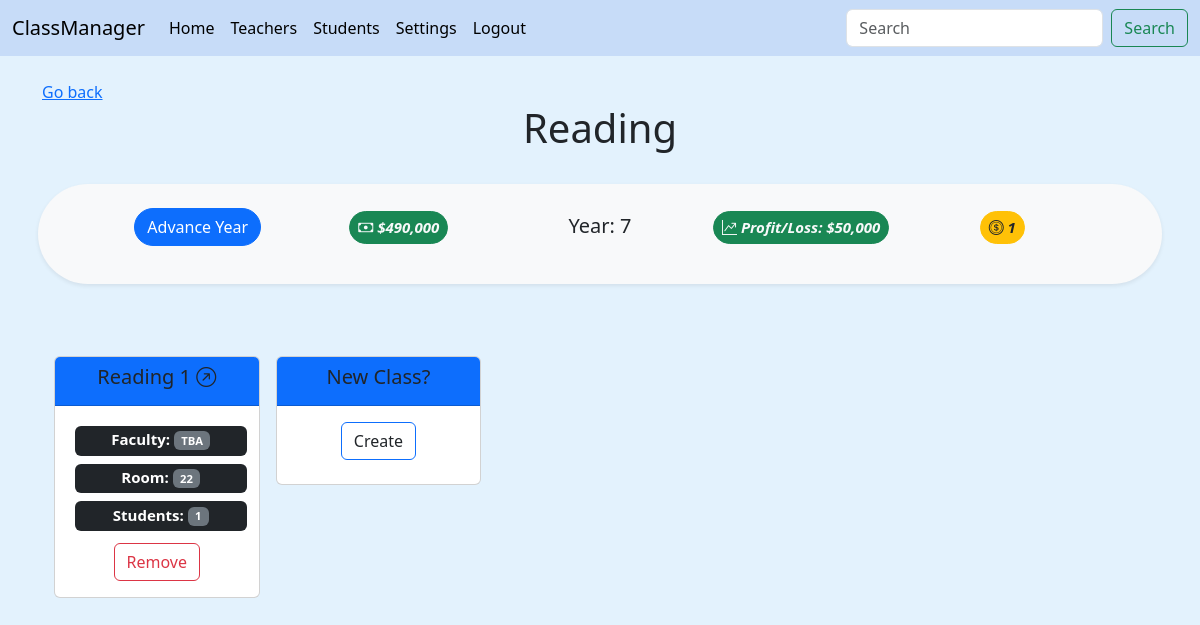
The page /building/4 (signed in) on the database its author committed.
### main/models.py (models this page shows, shortened)
class Subject(models.Model):
    school = models.ForeignKey(School, on_delete=models.CASCADE, blank=True, null=True)
    name = models.CharField(max_length=60)
    class Meta:
        constraints = [
            models.UniqueConstraint(fields=['school', 'name'], name='unique subject')
        ]
    def __str__(self):
        return (
                f"{self.name}"
        )

class School(AbstractUser):
    name = models.CharField(max_length=30, default="My New School")
    year = models.IntegerField(default=1)
    actionTokens = models.IntegerField(default=3)
    money = models.IntegerField(validators=[MinValueValidator(0), MaxValueValidator(1000000000)], blank=True, null=True, default=500000)
    tuition = models.IntegerField(validators=[MinValueValidator(0), MaxValueValidator(100000)], blank=True, null=True, default=50000)
    def checkTokens(self):
        return self.actionTokens

class Class(models.Model):
    school = models.ForeignKey(School, on_delete=models.CASCADE, blank=True, null=True)
    name = models.CharField(max_length=60)
    building = models.ForeignKey(Subject, on_delete=models.CASCADE, blank=True, null=True)
    room = models.IntegerField(validators=[MinValueValidator(0), MaxValueValidator(1000)], blank=False, null=True)
    teacher = models.ForeignKey(Teacher, related_name="taught_by", on_delete=models.SET_NULL, blank=True, null=True)
    students = models.ManyToManyField(Student, related_name="taken_by", blank=True)
    class Meta:
        constraints = [
            models.UniqueConstraint(fields=['school', 'name'], name='unique class')
        ]
    def __str__(self):
        return (
                f"{self.name}"
        )

### main/views.py (the view, shortened to what this page needs)
# urls.py: path('building/<int:pk>', views.building, name='building'),
@login_required(login_url="main:login_view")
def building(request, pk):
    school = get_object_or_404(School, id=request.user.id)
    subjects = Subject.objects.filter(school_id=school.id)
    building = get_object_or_404(Subject, school_id=school.id, id=pk)
    classForm = ClassForm()
    costs = computeFinancials(school)
    return render(request, "main/building.html", {
        'school': school,
        'subject': building,
        'subjects': subjects,
        'form': classForm,
        'costs': costs,
    })

### main/forms.py
class ClassForm(forms.ModelForm):
    class Meta:
        model = Class
        fields = '__all__'
        exclude = ['school', 'building', 'students', 'teacher']

### main/gameFunctions.py (called while the page is built)
def computeFinancials(school):
    teachers = Teacher.objects.filter(school_id=school.id)
    studentCount = Student.objects.filter(school_id=school.id).count()
    tuition = school.tuition
    profit = tuition*studentCount
    losses = sum(teacher.salary for teacher in teachers)
    return profit-losses

### main/models.py (called while the page is built)
    def __str__(self):
        return (
                f"{self.first_name+' '+self.last_name}"
        )

### main/templates/main/building.html (shortened to what this page needs)
{% extends "main/base.html" %}
{% block content %}
{% load static %}
{% if request.user.is_authenticated %}
<a href="{% url 'main:home' %}">Go back</a>
<h1>
  <center>{{subject|capfirst}}</center>
</h1>
<br>
{% include 'main/menubar.html' %}
<br>
<center>
  <div id="class-container" class="container overflow-hidden text-center">
    <div class="row row-cols-2 row-cols-lg-5 g-2 g-lg-3">
      {% for class in subject.class_set.all %}
      <div class="col-2">
        <div id="{{class.id}}" class="card mb-3" style="max-width: 18rem;">
          <div class="card-header bg-primary">
            <h5><a class="title-header link-dark bg-primary fw-medium"
                href="{% url 'main:class' class.name %}">{{class|capfirst}} <i
                  class="bi bi-arrow-up-right-circle"></i></a></h5>
          </div>
          <div class="card-body">
            <h5 class="card-title">
              <span style="width: 100%;" class="m-1 badge bg-dark">Faculty: <span class="badge bg-secondary">{% if class.teacher %} <a
                    class="col-header link-light" href="{% url 'main:teacher' class.teacher.id %}">{{class.teacher}}</a>{% else %} TBA{% endif %}</span></span>
              <br />
              <span style="width: 100%;" class="m-1 badge bg-dark">Room: <span class="badge bg-secondary"> {{class.room}}</span></span>
              <br />
              <span style="width: 100%;" class="m-1 badge bg-dark">Students: <span class="badge bg-secondary"> {{class.students.count}}</span></span>
            </h5>
            <a href="{% url 'main:delete' class.id 'class' %}">
              <button type="button" class="btn btn-outline-danger">Remove</button>
            </a>
          </div>
        </div>
      </div>
      {% endfor %}
      <div id="start_create_class" class="col-2">
        <div class="card mb-3" style="max-width: 18rem">
          <div class="card-header bg-primary">
            <h5 class="text-dark bg-primary fw-medium">New Class?</h5>
          </div>
          <div class="card-body">
            <button class="toggler card-title btn btn-outline-primary" id="class">Create</button>
          </div>
        </div>
      </div>
    </div>
  </div>
</center>
{% endif %}
{% endblock %}

### main/templates/main/menubar.html (shortened to what this page needs)
{% load humanize %}
<div class="row g-2 text-center">
    <div class="badge rounded-pill bg-light text-dark shadow-sm p-3 mb-5 bg-body-tertiary rounded">
    <a class="col-2 m-2 d-inline-flex justify-content-center title-header" href="{% url 'main:nextYear' %}"><button type="button"
        class="btn btn-primary rounded-pill">Advance Year</button></a>
    <h5 class="col-2 m-2 d-inline-flex justify-content-center"><p class="btn btn-success badge rounded-pill text-light token-display float-center p-2" data-bs-toggle="tooltip" data-bs-title="Cash: Your current cash earned from student tuition to allocate toward school operations!"><i class="bi bi-cash">  ${{school.money|intcomma}}</i></p></h5>
    <h5 class="col-2 m-2 d-inline-flex justify-content-center">Year: {{school.year}}</h5>
    <h5 class="col-2 m-2 d-inline-flex justify-content-center"><p class="btn btn-success badge rounded-pill text-light token-display float-center p-2" data-bs-toggle="tooltip" data-bs-title="Profit/Loss: Expected profit or loss at the end of the year!"><i class="bi bi-graph-up-arrow">  Profit/Loss: ${{costs|intcomma}}</i></p></h5>
    <h5 class="col-2 m-2 d-inline-flex justify-content-center"><p class="btn btn-warning badge rounded-pill text-dark token-display float-center p-2" data-bs-toggle="tooltip" data-bs-title="Action Tokens: Creation/training of teachers and students require action tokens!"><i class="bi bi-coin">
        {{school.checkTokens}}</i></p></h5>
  </div></div>

### main/static/main/styles.css (style rules this page uses)
.title-header { text-decoration: none; }

### rows shown on the page
Subject: name "Reading"
School: money "490,000", year "7", checkTokens "1"
Class: name "Reading 1", shows "TBA", room "22", students.count "1"

### other values the page prints
{{ costs|intcomma }} "50,000"
